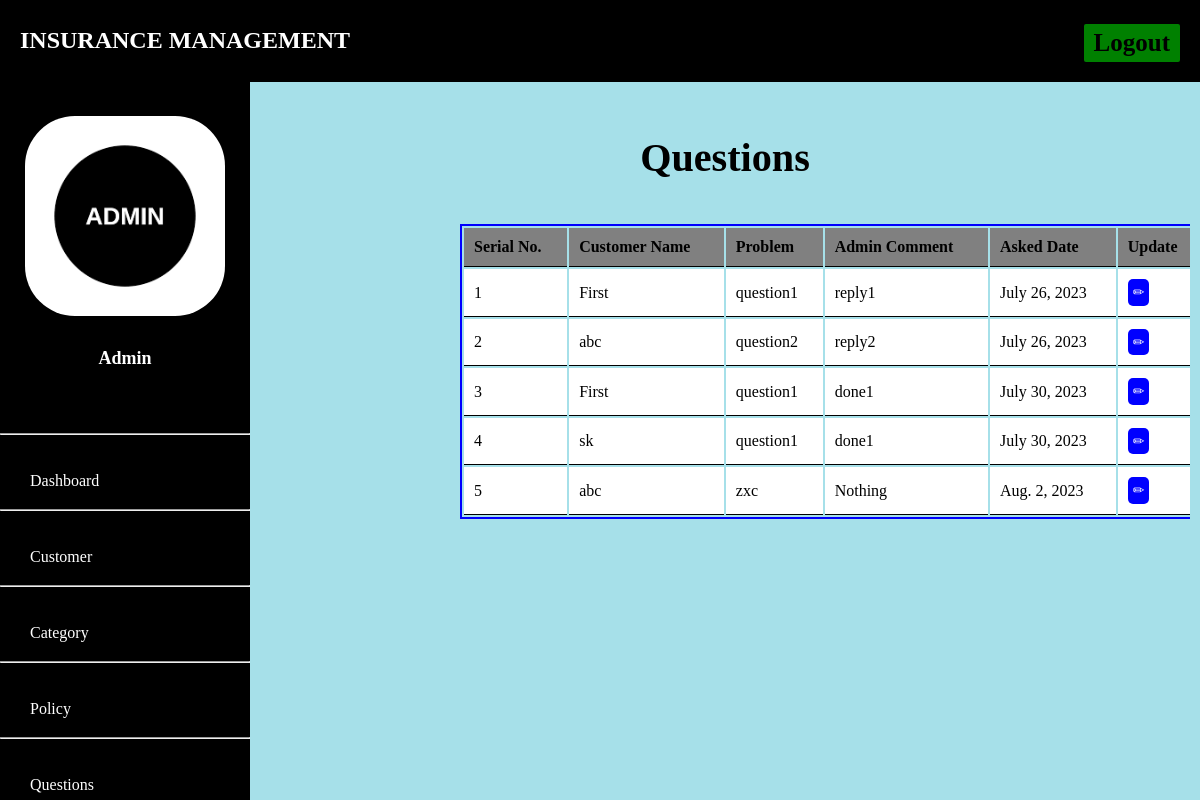
The page /admin-question on the database its author committed.
### admins/models.py (models this page shows, shortened)
class Question(models.Model):
    customer= models.ForeignKey(Customer, on_delete=models.CASCADE)
    description =models.CharField(max_length=500)
    admin_comment=models.CharField(max_length=200,default='Nothing')
    asked_date =models.DateField(auto_now=True)

### customer/models.py (models this page shows, shortened)
class Customer(models.Model):
    user=models.OneToOneField(User,on_delete=models.CASCADE)
    profile_pic= models.ImageField(upload_to='profile_pic',null=True,blank=True)
    address = models.CharField(max_length=40)
    mobile = models.CharField(max_length=20,null=False)
    def __str__(self):
        return self.user.first_name

### admins/views.py (the view)
# urls.py: path('admin-question', views.admin_question,name='admin-question'),
def admin_question(request):
    questions = models.Question.objects.all()
    return render(request,'admin_question.html',{'questions':questions})

### admins/templates/admin_question.html (shortened to what this page needs)
{% extends 'adminbase.html' %}
{% block content %}
  <div class="container">
    <div class="panel panel-primary">
      <div class="panel-heading">
        <h6 class="panel-title">Questions</h6>
      </div>
      <table>
        <thead>
          <tr>
            <th>Serial No.</th>
            <th>Customer Name</th>
            <th>Problem</th>
            <th>Admin Comment</th>
            <th>Asked Date</th>
            <th>Update</th>
          </tr>
        </thead>
        {% for t in questions %}
        <tr>
          <td>{{ forloop.counter }}</td>
          <td>{{ t.customer }}</td>
          <td>{{ t.description }}</td>
          <td>{{ t.admin_comment }}</td>
          <td>{{ t.asked_date }}</td>
          <td>
            <a class="btn btn-danger btn-xs" href="{% url 'update-question' t.id %}">
              <span class="glyphicon glyphicon-edit"></span>
            </a>
          </td>
        </tr>
        {% endfor %}
      </table>
    </div>
  </div>
  <br><br><br><br><br><br>
{% endblock content %}

### admins/templates/adminbase.html (style rules this page uses)
a:link { text-decoration:none; }
body { margin: 0; padding: 0; height: 100%; font-family:cursive; background:#b2b2b2; }

### admins/templates/admin_question.html (style rules this page uses)
body { font-family: cursive; background-color: #a6e0e9; }
a:link { text-decoration: none; }
.container { margin:-200px 10px; }
.panel { max-width: 100%; overflow: auto; }
.panel-heading { color: black; padding:-10px; text-align: center; font-size:60px; }
table { margin:10px 200px; margin-top:-50px; width:90%; max-width:80%; border:2px solid blue; }
th, td { padding: 10px; text-align: left; border-bottom: 1px solid black; background-color:#fff; }
th { background-color:grey; }
.btn { display: inline-block; padding:10px 10px; font-size:20px; background-color:blue; color: white; border: none; border-radius:5px; cursor: pointer; }
.btn-xs { padding:2px 5px; font-size:15px; line-height: 1.5; }
.glyphicon { font-family: 'Glyphicons Halflings'; font-size: 14px; font-weight: normal; line-height: 1; -webkit-font-smoothing: antialiased; -moz-osx-font-smoothing: grayscale; }
.glyphicon-edit:before { content:"\270f"; }

### rows shown on the page
Question: customer "First", description "question1", admin_comment "reply1", asked_date "July 26, 2023"
Question: customer "abc", description "question2", admin_comment "reply2", asked_date "July 26, 2023"
Question: customer "First", description "question1", admin_comment "done1", asked_date "July 30, 2023"
Question: customer "sk", description "question1", admin_comment "done1", asked_date "July 30, 2023"
Question: customer "abc", description "zxc", admin_comment "Nothing", asked_date "Aug. 2, 2023"
